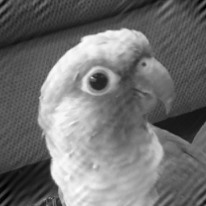
#> input picture part0/noisy_pichu.png, 206 x 206 px
$ python remove_noise.py noisy_pichu.png
#> lines starting #> are read from the running program, lines starting #| are printed output that depends on the picture
# Title : Optical Music Recognition
# Authors:
#   Davyn Hartono - dbharton
#   Atharva Pore - apore
#   Sravya Vujjini - svujjin
#   Sanjana Jairam - sjairam

# Reference: https://github.com/imdeep2905/Notch-Filter-for-Image-Processing

from PIL import Image
import sys
from scipy import fftpack
import numpy as np

if __name__ == '__main__':
    if (len(sys.argv) < 2):
        raise Exception("error: please give an input image name as a parameter, like this: \n"
                        "python3 remove_noise.py noisy_pichu.png")


    def notch_filter(shape, size, dx, dy, teta):
        """
        Creating filter that consists of 2 mirrored square dots.

        Description
        ----------------
        This function produces matrix with the same size of image.
        The value of matrix is one except the dots which has value less than 1.

        :param shape: image size
        :param size: filter size
        :param dx: horizontal distance a dot to the center of image
        :param dy: vertical distance a dot to the center of image
        :param teta: value for the filter (should be less than 1)
        :return: matrix
        """
        width, height = shape
        wc = width / 2
        hc = height / 2
        filter = np.ones(shape)

        # Padding for adjusting filter size
        pad = (size - 1) / 2

        # Dot 1
        filter[int(np.round(hc+dy-pad,0)):int(np.round(hc+dy+pad,0)),int(np.round(wc+dx-pad,0)):int(np.round(wc+dx+pad,0))] = teta

        # Dot 2
        filter[int(np.round(hc-dy-pad,0)):int(np.round(hc-dy+pad)),int(np.round(wc-dx-pad,0)):int(np.round(wc-dx+pad,0))] = teta

        return filter

    img = Image.open(sys.argv[1]).convert('L')

    # Fourier transform of input image
    fft_input = fftpack.fftshift(fftpack.fft2(img))

    # Filter
    filter = notch_filter(img.size,24,17,17,teta=0.1)

    # Perform matrix multiplication in spectrum space
    fft_new = fft_input * filter

    # Visualizing the result on spectrum space
    fft_new_img = Image.fromarray((np.log(abs(fft_new)) * 255 / np.amax(np.log(abs(fft_new)))).astype(np.uint8))
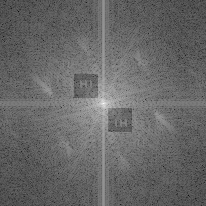
#> fft_new_img: PIL image 206x206 L; min 10, max 255, mean 103.1
    fft_new_img.save('fft_denoise_pichu.png')

    # Transform the matrix into spatial space
    new_img = abs(fftpack.ifft2(fftpack.ifftshift(fft_new)))
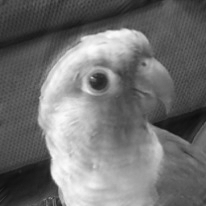
#> new_img: shape (206, 206) float64; min 14.93, max 253.1, mean 113.7
    new_img = Image.fromarray(new_img.astype(np.uint8))
#> new_img: PIL image 206x206 L
    new_img.save('denoise_pichu.png')
